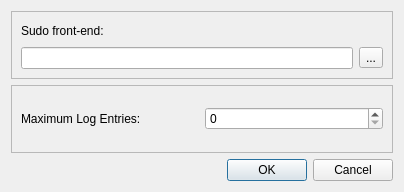
<?xml version="1.0" encoding="UTF-8"?>
<ui version="4.0">
 <class>SettingsDialog</class>
 <widget class="QDialog" name="SettingsDialog">
  <property name="windowModality">
   <enum>Qt::ApplicationModal</enum>
  </property>
  <property name="geometry">
   <rect>
    <x>0</x>
    <y>0</y>
    <width>404</width>
    <height>192</height>
   </rect>
  </property>
  <property name="minimumSize">
   <size>
    <width>200</width>
    <height>130</height>
   </size>
  </property>
  <property name="font">
   <font>
    <weight>50</weight>
    <bold>false</bold>
   </font>
  </property>
  <property name="windowTitle">
   <string>Configure pglgui</string>
  </property>
  <property name="windowIcon">
   <iconset resource="../images/images.qrc">
    <normaloff>:/images/pglgui.png</normaloff>:/images/pglgui.png</iconset>
  </property>
  <layout class="QVBoxLayout">
   <item>
    <widget class="QFrame" name="frame">
     <property name="frameShape">
      <enum>QFrame::StyledPanel</enum>
     </property>
     <property name="frameShadow">
      <enum>QFrame::Raised</enum>
     </property>
     <layout class="QVBoxLayout">
      <item>
       <widget class="QLabel" name="label_7">
        <property name="text">
         <string>Sudo front-end:</string>
        </property>
       </widget>
      </item>
      <item>
       <layout class="QHBoxLayout">
        <item>
         <widget class="QLineEdit" name="m_RootPathEdit"/>
        </item>
        <item>
         <widget class="QToolButton" name="m_RootPathButton">
          <property name="text">
           <string>...</string>
          </property>
         </widget>
        </item>
       </layout>
      </item>
     </layout>
    </widget>
   </item>
   <item>
    <widget class="QFrame" name="frame_2">
     <property name="frameShape">
      <enum>QFrame::StyledPanel</enum>
     </property>
     <property name="frameShadow">
      <enum>QFrame::Raised</enum>
     </property>
     <layout class="QVBoxLayout" name="verticalLayout">
      <item>
       <layout class="QHBoxLayout" name="horizontalLayout">
        <item>
         <widget class="QLabel" name="m_MaxLogEntriesLabel">
          <property name="text">
           <string>Maximum Log Entries:</string>
          </property>
         </widget>
        </item>
        <item>
         <widget class="QSpinBox" name="m_MaxLogEntries">
          <property name="maximum">
           <number>9999</number>
          </property>
         </widget>
        </item>
       </layout>
      </item>
     </layout>
    </widget>
   </item>
   <item>
    <widget class="QDialogButtonBox" name="buttonBox">
     <property name="orientation">
      <enum>Qt::Horizontal</enum>
     </property>
     <property name="standardButtons">
      <set>QDialogButtonBox::Cancel|QDialogButtonBox::Ok</set>
     </property>
    </widget>
   </item>
  </layout>
 </widget>
 <tabstops>
  <tabstop>buttonBox</tabstop>
 </tabstops>
 <resources>
  <include location="../images/images.qrc"/>
 </resources>
 <connections>
  <connection>
   <sender>buttonBox</sender>
   <signal>accepted()</signal>
   <receiver>SettingsDialog</receiver>
   <slot>accept()</slot>
   <hints>
    <hint type="sourcelabel">
     <x>252</x>
     <y>394</y>
    </hint>
    <hint type="destinationlabel">
     <x>157</x>
     <y>274</y>
    </hint>
   </hints>
  </connection>
  <connection>
   <sender>buttonBox</sender>
   <signal>rejected()</signal>
   <receiver>SettingsDialog</receiver>
   <slot>reject()</slot>
   <hints>
    <hint type="sourcelabel">
     <x>320</x>
     <y>394</y>
    </hint>
    <hint type="destinationlabel">
     <x>286</x>
     <y>274</y>
    </hint>
   </hints>
  </connection>
 </connections>
</ui>
